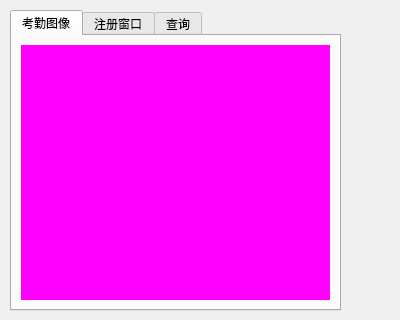
<?xml version="1.0" encoding="UTF-8"?>
<ui version="4.0">
 <class>MainWindow</class>
 <widget class="QMainWindow" name="MainWindow">
  <property name="geometry">
   <rect>
    <x>0</x>
    <y>0</y>
    <width>400</width>
    <height>320</height>
   </rect>
  </property>
  <property name="windowTitle">
   <string>MainWindow</string>
  </property>
  <widget class="QWidget" name="centralwidget">
   <widget class="QTabWidget" name="tabWidget">
    <property name="geometry">
     <rect>
      <x>10</x>
      <y>10</y>
      <width>331</width>
      <height>301</height>
     </rect>
    </property>
    <property name="currentIndex">
     <number>0</number>
    </property>
    <widget class="QWidget" name="tab">
     <attribute name="title">
      <string>考勤图像</string>
     </attribute>
     <layout class="QGridLayout" name="gridLayout">
      <item row="0" column="0">
       <widget class="QLabel" name="label">
        <property name="styleSheet">
         <string notr="true">background-color: rgb(255, 0, 255);</string>
        </property>
        <property name="text">
         <string/>
        </property>
       </widget>
      </item>
     </layout>
    </widget>
    <widget class="RegisterWin" name="tab_2">
     <attribute name="title">
      <string>注册窗口</string>
     </attribute>
    </widget>
    <widget class="SelectWin" name="tab_3">
     <attribute name="title">
      <string>查询</string>
     </attribute>
    </widget>
   </widget>
  </widget>
 </widget>
 <customwidgets>
  <customwidget>
   <class>RegisterWin</class>
   <extends>QWidget</extends>
   <header location="global">registerwin.h</header>
   <container>1</container>
  </customwidget>
  <customwidget>
   <class>SelectWin</class>
   <extends>QWidget</extends>
   <header location="global">selectwin.h</header>
   <container>1</container>
  </customwidget>
 </customwidgets>
 <resources/>
 <connections/>
</ui>
